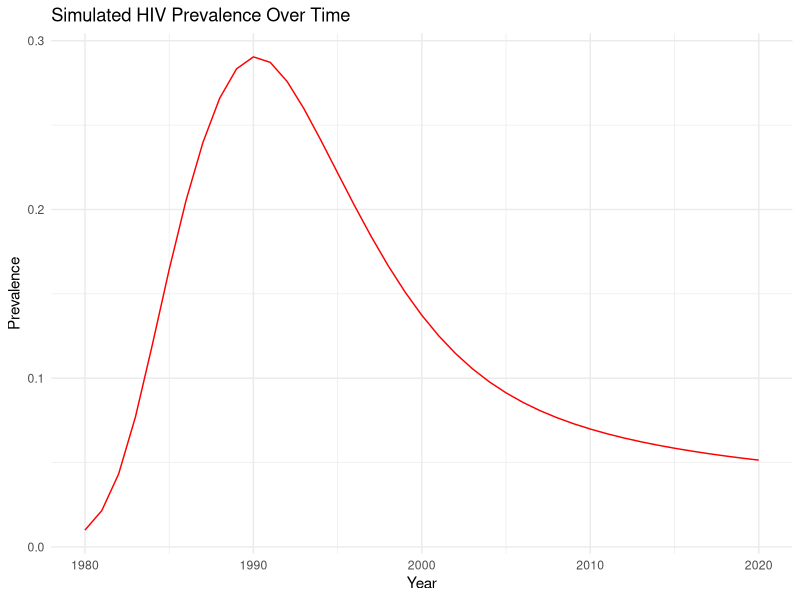
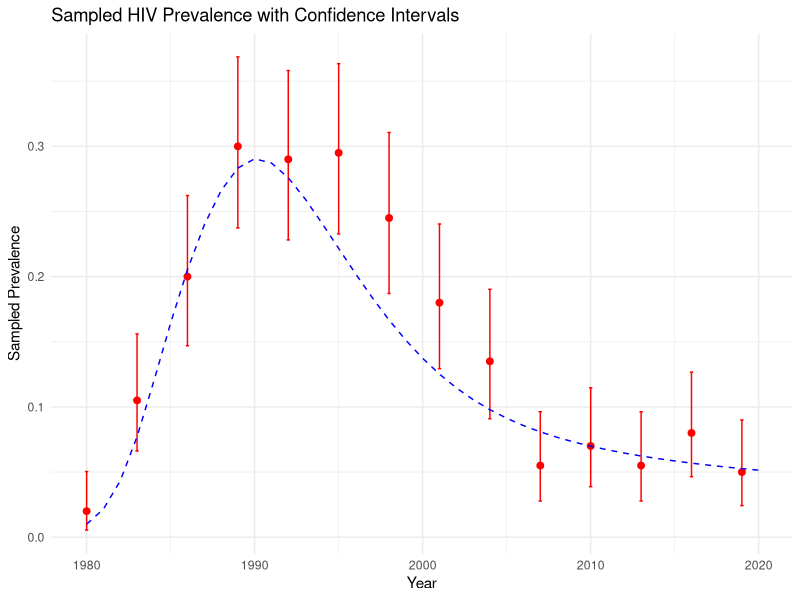
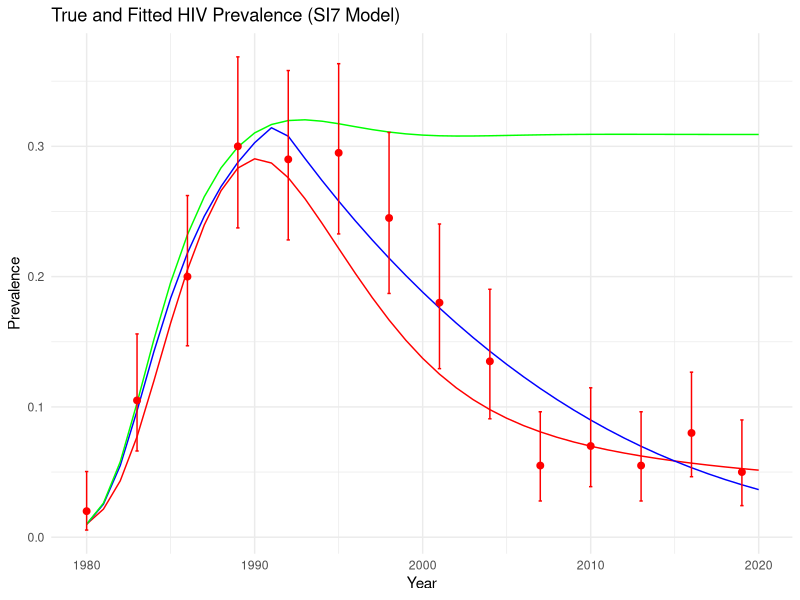
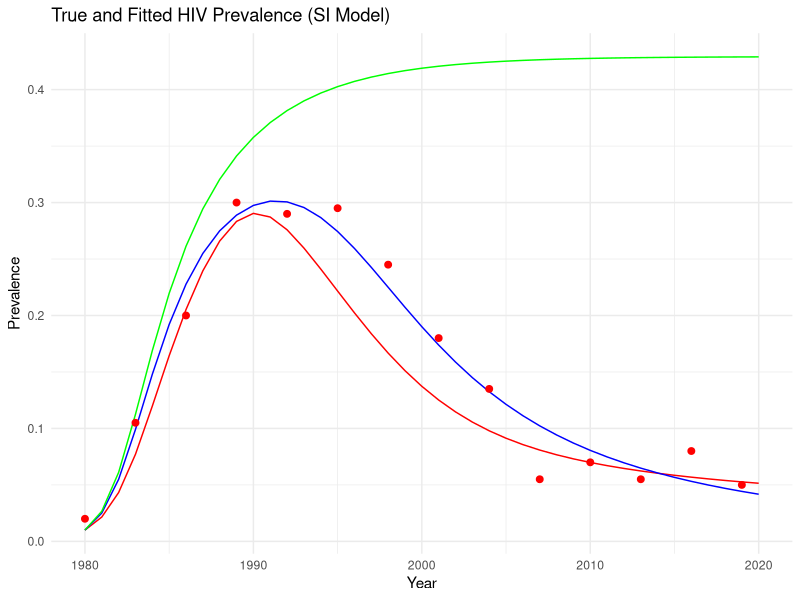
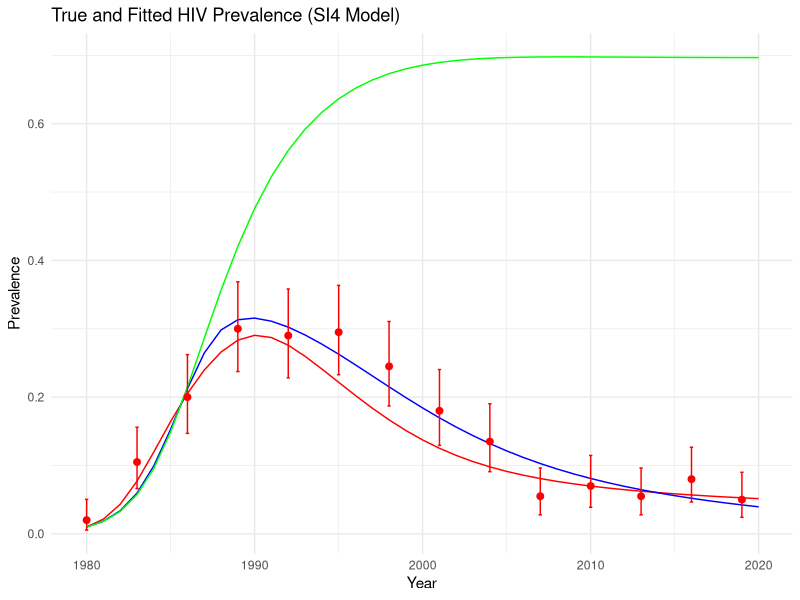

Write the R code that produced these figures, in order. (Note: this script raises an error after producing the figures.)
# Load necessary libraries
library(boot)
library(deSolve)
library(ggplot2)

# Function to set disease parameters with default values
disease_params <- function(lambda = 0.9, a = 5.5, cMax = 0.85, cRate = 1, cHalf = 1990, delta = 0.1, b = 0.02, mu = 0.01) {
  return(as.list(environment()))
}

# Define the SI ODE model
SImod <- function(tt, yy, parms) with(as.list(c(parms, yy)), {
  I <- I1 + I2 + I3 + I4  # Total infected
  N <- S + I  # Total population
  lambdaHat <- lambda * exp(-a * I / N)  # Effective transmission rate
  C_t <- 1 - cMax / (1 + exp(-cRate * (tt - cHalf)))  # Control function C(t)
  FOI <- lambdaHat * I / N * C_t  # Force of infection
  g <- 4 * delta  # Transition rate between stages
  
  deriv <- rep(NA, 7)
  deriv[1] <- b * N - FOI * S - mu * S  # Susceptibles
  deriv[2] <- FOI * S - g * I1 - mu * I1  # Infection class I1
  deriv[3] <- g * I1 - g * I2 - mu * I2  # Infection class I2
  deriv[4] <- g * I2 - g * I3 - mu * I3  # Infection class I3
  deriv[5] <- g * I3 - g * I4 - mu * I4  # Infection class I4
  deriv[6] <- FOI * S  # Cumulative incidence
  deriv[7] <- g * I4  # Cumulative mortality
  
  return(list(deriv))
})



# Define the S-I-I-I-I-I-I-I ODE model
SI7mod <- function(tt, yy, parms) with(as.list(c(parms, yy)), {
  I <- I1 + I2 + I3 + I4 + I5 + I6 + I7  # Total infected
  N <- S + I  # Total population
  lambdaHat <- lambda * exp(-a * I / N)  # Effective transmission rate
  C_t <- 1 - cMax / (1 + exp(-cRate * (tt - cHalf)))  # Control function C(t)
  FOI <- lambdaHat * I / N * C_t  # Force of infection
  g <- 7 * delta  # Transition rate between stages
  
  deriv <- rep(NA, 10)
  deriv[1] <- b * N - FOI * S - mu * S  # Susceptibles
  deriv[2] <- FOI * S - g * I1 - mu * I1  # Infection class I1
  deriv[3] <- g * I1 - g * I2 - mu * I2  # Infection class I2
  deriv[4] <- g * I2 - g * I3 - mu * I3  # Infection class I3
  deriv[5] <- g * I3 - g * I4 - mu * I4  # Infection class I4
  deriv[6] <- g * I4 - g * I5 - mu * I5  # Infection class I5
  deriv[7] <- g * I5 - g * I6 - mu * I6  # Infection class I6
  deriv[8] <- g * I6 - g * I7 - mu * I7  # Infection class I7
  deriv[9] <- FOI * S  # Cumulative incidence
  deriv[10] <- g * I7  # Cumulative mortality
  
  return(list(deriv))
})

# Define the S-I ODE model
SImod_simple <- function(tt, yy, parms) with(as.list(c(parms, yy)), {
  I <- I1  # Total infected
  N <- S + I  # Total population
  lambdaHat <- lambda * exp(-a * I / N)  # Effective transmission rate
  C_t <- 1 - cMax / (1 + exp(-cRate * (tt - cHalf)))  # Control function C(t)
  FOI <- lambdaHat * I / N * C_t  # Force of infection
  g <- delta  # Transition rate between stages
  
  deriv <- rep(NA, 4)
  deriv[1] <- b * N - FOI * S - mu * S  # Susceptibles
  deriv[2] <- FOI * S - g * I1 - mu * I1  # Infection class I1
  deriv[3] <- FOI * S  # Cumulative incidence
  deriv[4] <- g * I1  # Cumulative mortality
  
  return(list(deriv))
})


# Define the SI ODE model without intervention
SImod_no_intervention <- function(tt, yy, parms) with(as.list(c(parms, yy)), {
  I <- I1 + I2 + I3 + I4  # Total infected
  N <- S + I  # Total population
  lambdaHat <- lambda * exp(-a * I / N)  # Effective transmission rate
  C_t <- 1
  FOI <- lambdaHat * I / N * C_t # Force of infection without C_t
  g <- 4 * delta  # Transition rate between stages

  deriv <- rep(NA, 7)
  deriv[1] <- b * N - FOI * S - mu * S  # Susceptibles
  deriv[2] <- FOI * S - g * I1 - mu * I1  # Infection class I1
  deriv[3] <- g * I1 - g * I2 - mu * I2  # Infection class I2
  deriv[4] <- g * I2 - g * I3 - mu * I3  # Infection class I3
  deriv[5] <- g * I3 - g * I4 - mu * I4  # Infection class I4
  deriv[6] <- FOI * S  # Cumulative incidence
  deriv[7] <- g * I4  # Cumulative mortality

  return(list(deriv))
})

# Define the S-I-I-I-I-I-I-I ODE model without intervention
SI7mod_no_intervention <- function(tt, yy, parms) with(as.list(c(parms, yy)), {
  I <- I1 + I2 + I3 + I4 + I5 + I6 + I7  # Total infected
  N <- S + I  # Total population
  lambdaHat <- lambda * exp(-a * I / N)  # Effective transmission rate
  C_t <- 1
  FOI <- lambdaHat * I / N * C_t
  # FOI <- lambdaHat * I / N  # Force of infection without C_t
  g <- 7 * delta  # Transition rate between stages

  deriv <- rep(NA, 10)
  deriv[1] <- b * N - FOI * S - mu * S  # Susceptibles
  deriv[2] <- FOI * S - g * I1 - mu * I1  # Infection class I1
  deriv[3] <- g * I1 - g * I2 - mu * I2  # Infection class I2
  deriv[4] <- g * I2 - g * I3 - mu * I3  # Infection class I3
  deriv[5] <- g * I3 - g * I4 - mu * I4  # Infection class I4
  deriv[6] <- g * I4 - g * I5 - mu * I5  # Infection class I5
  deriv[7] <- g * I5 - g * I6 - mu * I6  # Infection class I6
  deriv[8] <- g * I6 - g * I7 - mu * I7  # Infection class I7
  deriv[9] <- FOI * S  # Cumulative incidence
  deriv[10] <- g * I7  # Cumulative mortality

  return(list(deriv))
})

# Define the S-I ODE model without intervention
SImod_simple_no_intervention <- function(tt, yy, parms) with(as.list(c(parms, yy)), {
  I <- I1  # Total infected
  N <- S + I  # Total population
  lambdaHat <- lambda * exp(-a * I / N)  # Effective transmission rate
  C_t <- 1
  FOI <- lambdaHat * I / N * C_t
  # FOI <- lambdaHat * I / N  # Force of infection without C_t
  g <- delta  # Transition rate between stages

  deriv <- rep(NA, 4)
  deriv[1] <- b * N - FOI * S - mu * S  # Susceptibles
  deriv[2] <- FOI * S - g * I1 - mu * I1  # Infection class I1
  deriv[3] <- FOI * S  # Cumulative incidence
  deriv[4] <- g * I1  # Cumulative mortality

  return(list(deriv))
})



# Function to run the deterministic model simulation
simEpidemic <- function(init, tseq, modFunction, parms) {
  # simDat <- as.data.frame(ode(y = init, times = tseq, func = modFunction, parms = parms))
  simDat <- as.data.frame(lsoda(y = init, times = tseq, func = modFunction, parms = parms, rtol = 1e-9, atol = 1e-9))
  
  # Check if there is only one infection compartment
  infection_cols <- grep("^I", names(simDat))
  
  if (length(infection_cols) == 1) {
    simDat$I <- simDat[, infection_cols]
  } else {
    simDat$I <- rowSums(simDat[, infection_cols])
  }
  
  simDat$N <- rowSums(simDat[, c("S", names(simDat)[infection_cols])])
  simDat$P <- simDat$I / simDat$N
  return(simDat)
}


# Initial conditions and time sequence
# initPrev <- exp(-7)  # Infected at start
init_SI7 <- c(S = 990, I1 = 5, I2 = 3, I3 = 1, I4 = 1, I5 = 0, I6 = 0, I7 = 0, CI = 0, CD = 0)
init_SI <- c(S = 990, I1 = 10, CI = 0, CD = 0)
init <- c(S = 990, I1 = 5, I2 = 3, I3 = 1, I4 = 1, CI = 0, CD = 0)
tseqMonth <- seq(1980, 2020, by = 1)

# Simulate the epidemic with default parameters
trueParms <- disease_params()
simDat <- simEpidemic(init, tseq = tseqMonth, modFunction = SImod, parms = trueParms)

# Plot simulated prevalence through time
ggplot(simDat, aes(x = time, y = P)) +
  geom_line(color = "red") +
  labs(title = "Simulated HIV Prevalence Over Time",
       x = "Year",
       y = "Prevalence") +
  theme_minimal()


# Function to sample the epidemic data
sampleEpidemic <- function(simDat, sampleDates = seq(1980, 2020, by = 3), numSamp = rep(200, length(sampleDates))) {
  prev_at_sample_times <- simDat[simDat$time %in% sampleDates, "P"]
  numPos <- rbinom(length(numSamp), numSamp, prev_at_sample_times)
  lci <- mapply(function(x, n) binom.test(x, n)$conf.int[1], x = numPos, n = numSamp)
  uci <- mapply(function(x, n) binom.test(x, n)$conf.int[2], x = numPos, n = numSamp)
  return(data.frame(time = sampleDates, numPos, numSamp, sampPrev = numPos / numSamp, lci = lci, uci = uci))
}

# Sample the epidemic data
set.seed(42)
myDat <- sampleEpidemic(simDat)

# Plot sampled prevalence with confidence intervals
ggplot(myDat, aes(x = time, y = sampPrev)) +
  geom_point(color = "red", size = 2) +
  geom_errorbar(aes(ymin = lci, ymax = uci), width = 0.2, color = "red") +
  labs(title = "Sampled HIV Prevalence with Confidence Intervals",
       x = "Year", 
       y = "Sampled Prevalence") +
  theme_minimal() +
  geom_line(data = simDat, aes(x = time, y = P), color = "blue", linetype = "dashed")


# Negative log-likelihood function
nllikelihood <- function(parms = disease_params(), obsDat = myDat, modFunction, init) {
  simDat <- simEpidemic(init, tseq = tseqMonth, modFunction = modFunction, parms = parms)
  matchedTimes <- simDat$time %in% obsDat$time
  nlls <- -dbinom(obsDat$numPos, obsDat$numSamp, prob = simDat$P[matchedTimes], log = TRUE)
  return(sum(nlls))
}


# Function to substitute parameters
subsParms <- function(fit.params, fixed.params = disease_params()) {
  within(fixed.params, {
    loggedParms <- names(fit.params)[grepl("log_", names(fit.params))]
    unloggedParms <- names(fit.params)[!grepl("log_", names(fit.params))]
    for (nm in unloggedParms) assign(nm, as.numeric(fit.params[nm]))
    for (nm in loggedParms) assign(gsub("log_", "", nm), exp(as.numeric(fit.params[nm])))
    rm(nm, loggedParms, unloggedParms)
  })
}

# Make likelihood a function of fixed and fitted parameters
objFXN <- function(fit.params, fixed.params = disease_params(), obsDat = myDat, modFunction, init) {
  parms <- subsParms(fit.params, fixed.params)
  nllikelihood(parms, obsDat = obsDat, modFunction = modFunction, init = init)
}


vector <- c(1, 2, 6, 7, 8)
# Initial parameter guesses
init.pars <- c(log_lambda = log(0.5), log_a = log(3), log_cMax = log(0.65), log_cRate = log(2), log_cHalf = log(2000), log_delta = log(0.02), log_b = log(0.03), log_mu = log(0.02))

# Optimizing for the S-I-I-I-I-I-I-I model
optim.vals_SI7 <- optim(par = init.pars, objFXN, fixed.params = disease_params(), obsDat = myDat, modFunction = SI7mod, init = init_SI7, control = list(trace = 3, maxit = 800, reltol = 10^-7), method = "Nelder-Mead", hessian = TRUE)
final_parameters_SI7 <- c(exp(optim.vals_SI7$par))
names(final_parameters_SI7) <- c("lambda", "a", "delta", "b", "mu")
final_parameters_SI7_no_intervention <- final_parameters_SI7[vector]

# # Optimizing for the S-I model
optim.vals_SI <- optim(par = init.pars, objFXN, fixed.params = disease_params(), obsDat = myDat, modFunction = SImod_simple, init = init_SI, control = list(trace = 3, maxit = 800, reltol = 10^-7), method = "Nelder-Mead", hessian = TRUE)
final_parameters_SI <- c(exp(optim.vals_SI$par))
names(final_parameters_SI) <- c("lambda", "a", "delta", "b", "mu")
final_parameters_SI_no_intervention <- final_parameters_SI[vector]

# Optimize using Nelder-Mead
optim.vals <- optim(par = init.pars, objFXN, fixed.params = disease_params(), obsDat = myDat, modFunction = SImod, init = init, control = list(trace = 3, maxit = 800, reltol = 10^-7), method = "Nelder-Mead", hessian = TRUE)
final_parameters <- c(exp(optim.vals$par))
names(final_parameters) <- c("lambda", "a", "delta", "b", "mu")
final_parameters_no_intervention <- final_parameters[vector]



# # Optimizing for the S-I-I-I-I-I-I-I model without intervention
# optim.vals_SI7_no_intervention <- optim(par = init.pars, objFXN, fixed.params = disease_params(), obsDat = myDat, modFunction = SI7mod_no_intervention, init = init_SI7, control = list(trace = 3, maxit = 800, reltol = 10^-7), method = "Nelder-Mead", hessian = TRUE)
# MLEfits_SI7_no_intervention <- optim.vals_SI7_no_intervention$par
# final_parameters_SI7_no_intervention <- c(exp(unname(MLEfits_SI7_no_intervention)))
# 
# # Optimizing for the S-I model without intervention
# optim.vals_SI_no_intervention <- optim(par = init.pars, objFXN, fixed.params = disease_params(), obsDat = myDat, modFunction = SImod_simple_no_intervention, init = init_SI, control = list(trace = 3, maxit = 800, reltol = 10^-7), method = "Nelder-Mead", hessian = TRUE)
# MLEfits_SI_no_intervention <- optim.vals_SI_no_intervention$par
# final_parameters_SI_no_intervention <- c(exp(unname(MLEfits_SI_no_intervention)))
# 
# # Optimizing for the S-I-I-I-I model without intervention
# optim.vals_no_intervention <- optim(par = init.pars, objFXN, fixed.params = disease_params(), obsDat = myDat, modFunction = SImod_no_intervention, init = init, control = list(trace = 3, maxit = 800, reltol = 10^-7), method = "Nelder-Mead", hessian = TRUE)
# MLEfits_no_intervention <- optim.vals_no_intervention$par
# final_parameters_no_intervention <- c(exp(unname(MLEfits_no_intervention)))



# Plot MLE fit time series for SI7 model
fitDat_SI7 <- simEpidemic(init = init_SI7, tseq = tseqMonth, modFunction = SI7mod, parms = subsParms(optim.vals_SI7$par, trueParms))

# Plot MLE fit time series for SI7 model without intervention
fitDat_SI7_no_intervention <- simEpidemic(init = init_SI7, tseq = tseqMonth, modFunction = SI7mod_no_intervention, parms = subsParms(final_parameters_SI7_no_intervention, trueParms))

ggplot() +
  geom_line(data = simDat, aes(x = time, y = P), color = "red") +
  geom_line(data = fitDat_SI7, aes(x = time, y = P), color = "blue") +
  geom_line(data = fitDat_SI7_no_intervention, aes(x = time, y = P), color = "green") +
  geom_point(data = myDat, aes(x = time, y = sampPrev), color = "red", size = 2) +
  geom_errorbar(data = myDat, aes(x = time, ymin = lci, ymax = uci), width = 0.2, color = "red") +
  labs(title = "True and Fitted HIV Prevalence (SI7 Model)",
       x = "Year",
       y = "Prevalence") +
  theme_minimal() +
  scale_color_manual(values = c("red" = "red", "with_intervention" = "blue", "without_intervention" = "green"), labels = c("True", "With Intervention", "Without Intervention"))



# # Plot MLE fit time series for SI model
fitDat_SI <- simEpidemic(init = init_SI, tseq = tseqMonth, modFunction = SImod_simple, parms = subsParms(optim.vals_SI$par, trueParms))

# Plot MLE fit time series for SI model without intervention
fitDat_SI_no_intervention <- simEpidemic(init = init_SI, tseq = tseqMonth, modFunction = SImod_simple_no_intervention, parms = subsParms(final_parameters_SI_no_intervention, trueParms))


ggplot() +
  geom_line(data = simDat, aes(x = time, y = P), color = "red") +
  geom_line(data = fitDat_SI, aes(x = time, y = P), color = "blue") +
  geom_line(data = fitDat_SI_no_intervention, aes(x = time, y = P), color = "green") +
  geom_point(data = myDat, aes(x = time, y = sampPrev), color = "red", size = 2) +
  #geom_errorbar(data = myDat, aes(x = time, ymin = lci, ymax = uci), width = 0.2, color = "red") +
  labs(title = "True and Fitted HIV Prevalence (SI Model)",
       x = "Year",
       y = "Prevalence") +
  theme_minimal() +
  scale_color_manual(values = c("red" = "red", "with_intervention" = "blue", "without_intervention" = "green"), labels = c("True", "With Intervention", "Without Intervention"))


fitDat <- simEpidemic(init, tseq = tseqMonth, modFunction = SImod, parms = subsParms(optim.vals$par, trueParms))

# Plot MLE fit time series for S-I-I-I-I model without intervention
fitDat_no_intervention <- simEpidemic(init = init, tseq = tseqMonth, modFunction = SImod_no_intervention, parms = subsParms(final_parameters_no_intervention, trueParms))

ggplot() +
  geom_line(data = simDat, aes(x = time, y = P), color = "red") +
  geom_line(data = fitDat, aes(x = time, y = P), color = "blue") +
  geom_line(data = fitDat_no_intervention, aes(x = time, y = P), color = "green") +
  geom_point(data = myDat, aes(x = time, y = sampPrev), color = "red", size = 2) +
  geom_errorbar(data = myDat, aes(x = time, ymin = lci, ymax = uci), width = 0.2, color = "red") +
  labs(title = "True and Fitted HIV Prevalence (SI4 Model)",
       x = "Year",
       y = "Prevalence") +
  theme_minimal() +
  scale_color_manual(values = c("red" = "red", "with_intervention" = "blue", "without_intervention" = "green"), labels = c("True", "With Intervention", "Without Intervention"))



# Calculate log-likelihood for true parameters using the original S-I-I-I-I model
nll_true <- nllikelihood(trueParms, obsDat = myDat, modFunction = SImod, init = init)

# Calculate log-likelihood for estimated parameters for the SI7 model
nll_SI7 <- nllikelihood(subsParms(optim.vals_SI7$par, trueParms), obsDat = myDat, modFunction = SI7mod, init = init_SI7)

# Calculate log-likelihood for estimated parameters for the SI model
nll_SI <- nllikelihood(subsParms(optim.vals_SI$par, trueParms), obsDat = myDat, modFunction = SImod_simple, init = init_SI)

# Calculate log-likelihood for estimated parameters for the SI model
nll_SImod <- nllikelihood(subsParms(optim.vals$par, trueParms), obsDat = myDat, modFunction = SImod, init = init)

# Calculate log-likelihood for estimated parameters for the SI7 model without intervention
nll_SI7_no_intervention <- nllikelihood(subsParms(optim.vals_SI7_no_intervention$par, trueParms), obsDat = myDat, modFunction = SI7mod_no_intervention, init = init_SI7)

# Calculate log-likelihood for estimated parameters for the SI model without intervention
nll_SI_no_intervention <- nllikelihood(subsParms(optim.vals_SI_no_intervention$par, trueParms), obsDat = myDat, modFunction = SImod_simple_no_intervention, init = init_SI)

# Calculate log-likelihood for estimated parameters for the S-I-I-I-I model without intervention
nll_no_intervention <- nllikelihood(subsParms(optim.vals_no_intervention$par, trueParms), obsDat = myDat, modFunction = SImod_no_intervention, init = init)

# Print log-likelihood values
cat("Log-likelihood for true parameters (original model):", nll_true, "\n")
cat("Log-likelihood for estimated parameters (SI7 model with intervention):", nll_SI7, "\n")
cat("Log-likelihood for estimated parameters (SI7 model without intervention):", nll_SI7_no_intervention, "\n")
cat("Log-likelihood for estimated parameters (SI model with intervention):", nll_SI, "\n")
cat("Log-likelihood for estimated parameters (SI model without intervention):", nll_SI_no_intervention, "\n")
cat("Log-likelihood for estimated parameters (SI4 model with intervention):", nll_SImod, "\n")
cat("Log-likelihood for estimated parameters (SI4 model without intervention):", nll_no_intervention, "\n")
